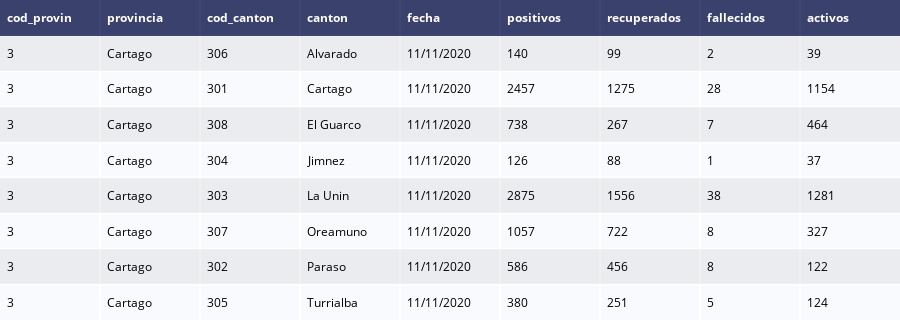

Source (notebook cell):
### Markdown cell above
**Ejercicio 01 (20%):** Mediante la función create_table() de plotly.figure_factory, despliegue las cantidades de casos (positivos, recuperados, activos y fallecidos) para los cantones de la provincia de Cartago, para la última fecha disponible. Debe desplegarse también el nombre de la provincia y del cantón.

### Code cell
# Despliegue de tabla de casos positivos mediante la función create_table() de plotly.figure_factory

ultima_fecha_tabla = ff.create_table(ultima_fecha_df
[ultima_fecha_df['provincia'] == 'Cartago'])
iplot(ultima_fecha_tabla)

### Figure 1 — Plotly figure (JSON) as saved in the notebook; plotly's stock layout.template omitted (floating-point values rounded to 4 significant figures)
{"data": [{"colorscale": [[0, "#00083e"], [0.5, "#ededee"], [1, "#ffffff"]], "hoverinfo": "none", "opacity": 0.75, "showscale": false, "type": "heatmap", "z": [[0, 0, 0, 0, 0, 0, 0, 0, 0], [0.5, 0.5, 0.5, 0.5, 0.5, 0.5, 0.5, 0.5, 0.5], [1, 1, 1, 1, 1, 1, 1, 1, 1], [0.5, 0.5, 0.5, 0.5, 0.5, 0.5, 0.5, 0.5, 0.5], [1, 1, 1, 1, 1, 1, 1, 1, 1], [0.5, 0.5, 0.5, 0.5, 0.5, 0.5, 0.5, 0.5, 0.5], [1, 1, 1, 1, 1, 1, 1, 1, 1], [0.5, 0.5, 0.5, 0.5, 0.5, 0.5, 0.5, 0.5, 0.5], [1, 1, 1, 1, 1, 1, 1, 1, 1]]}], "layout": {"annotations": [{"align": "left", "font": {"color": "#ffffff"}, "showarrow": false, "text": "<b>cod_provin</b>", "x": -0.45, "xanchor": "left", "xref": "x", "y": 0, "yref": "y"}, {"align": "left", "font": {"color": "#ffffff"}, "showarrow": false, "text": "<b>provincia</b>", "x": 0.55, "xanchor": "left", "xref": "x", "y": 0, "yref": "y"}, {"align": "left", "font": {"color": "#ffffff"}, "showarrow": false, "text": "<b>cod_canton</b>", "x": 1.55, "xanchor": "left", "xref": "x", "y": 0, "yref": "y"}, {"align": "left", "font": {"color": "#ffffff"}, "showarrow": false, "text": "<b>canton</b>", "x": 2.55, "xanchor": "left", "xref": "x", "y": 0, "yref": "y"}, {"align": "left", "font": {"color": "#ffffff"}, "showarrow": false, "text": "<b>fecha</b>", "x": 3.55, "xanchor": "left", "xref": "x", "y": 0, "yref": "y"}, {"align": "left", "font": {"color": "#ffffff"}, "showarrow": false, "text": "<b>positivos</b>", "x": 4.55, "xanchor": "left", "xref": "x", "y": 0, "yref": "y"}, {"align": "left", "font": {"color": "#ffffff"}, "showarrow": false, "text": "<b>recuperados</b>", "x": 5.55, "xanchor": "left", "xref": "x", "y": 0, "yref": "y"}, {"align": "left", "font": {"color": "#ffffff"}, "showarrow": false, "text": "<b>fallecidos</b>", "x": 6.55, "xanchor": "left", "xref": "x", "y": 0, "yref": "y"}, {"align": "left", "font": {"color": "#ffffff"}, "showarrow": false, "text": "<b>activos</b>", "x": 7.55, "xanchor": "left", "xref": "x", "y": 0, "yref": "y"}, {"align": "left", "font": {"color": "#000000"}, "showarrow": false, "text": "3", "x": -0.45, "xanchor": "left", "xref": "x", "y": 1, "yref": "y"}, {"align": "left", "font": {"color": "#000000"}, "showarrow": false, "text": "Cartago", "x": 0.55, "xanchor": "left", "xref": "x", "y": 1, "yref": "y"}, {"align": "left", "font": {"color": "#000000"}, "showarrow": false, "text": "306", "x": 1.55, "xanchor": "left", "xref": "x", "y": 1, "yref": "y"}, {"align": "left", "font": {"color": "#000000"}, "showarrow": false, "text": "Alvarado", "x": 2.55, "xanchor": "left", "xref": "x", "y": 1, "yref": "y"}, {"align": "left", "font": {"color": "#000000"}, "showarrow": false, "text": "11/11/2020", "x": 3.55, "xanchor": "left", "xref": "x", "y": 1, "yref": "y"}, {"align": "left", "font": {"color": "#000000"}, "showarrow": false, "text": "140", "x": 4.55, "xanchor": "left", "xref": "x", "y": 1, "yref": "y"}, {"align": "left", "font": {"color": "#000000"}, "showarrow": false, "text": "99", "x": 5.55, "xanchor": "left", "xref": "x", "y": 1, "yref": "y"}, {"align": "left", "font": {"color": "#000000"}, "showarrow": false, "text": "2", "x": 6.55, "xanchor": "left", "xref": "x", "y": 1, "yref": "y"}, {"align": "left", "font": {"color": "#000000"}, "showarrow": false, "text": "39", "x": 7.55, "xanchor": "left", "xref": "x", "y": 1, "yref": "y"}, {"align": "left", "font": {"color": "#000000"}, "showarrow": false, "text": "3", "x": -0.45, "xanchor": "left", "xref": "x", "y": 2, "yref": "y"}, {"align": "left", "font": {"color": "#000000"}, "showarrow": false, "text": "Cartago", "x": 0.55, "xanchor": "left", "xref": "x", "y": 2, "yref": "y"}, {"align": "left", "font": {"color": "#000000"}, "showarrow": false, "text": "301", "x": 1.55, "xanchor": "left", "xref": "x", "y": 2, "yref": "y"}, {"align": "left", "font": {"color": "#000000"}, "showarrow": false, "text": "Cartago", "x": 2.55, "xanchor": "left", "xref": "x", "y": 2, "yref": "y"}, {"align": "left", "font": {"color": "#000000"}, "showarrow": false, "text": "11/11/2020", "x": 3.55, "xanchor": "left", "xref": "x", "y": 2, "yref": "y"}, {"align": "left", "font": {"color": "#000000"}, "showarrow": false, "text": "2457", "x": 4.55, "xanchor": "left", "xref": "x", "y": 2, "yref": "y"}, {"align": "left", "font": {"color": "#000000"}, "showarrow": false, "text": "1275", "x": 5.55, "xanchor": "left", "xref": "x", "y": 2, "yref": "y"}, {"align": "left", "font": {"color": "#000000"}, "showarrow": false, "text": "28", "x": 6.55, "xanchor": "left", "xref": "x", "y": 2, "yref": "y"}, {"align": "left", "font": {"color": "#000000"}, "showarrow": false, "text": "1154", "x": 7.55, "xanchor": "left", "xref": "x", "y": 2, "yref": "y"}, {"align": "left", "font": {"color": "#000000"}, "showarrow": false, "text": "3", "x": -0.45, "xanchor": "left", "xref": "x", "y": 3, "yref": "y"}, {"align": "left", "font": {"color": "#000000"}, "showarrow": false, "text": "Cartago", "x": 0.55, "xanchor": "left", "xref": "x", "y": 3, "yref": "y"}, {"align": "left", "font": {"color": "#000000"}, "showarrow": false, "text": "308", "x": 1.55, "xanchor": "left", "xref": "x", "y": 3, "yref": "y"}, {"align": "left", "font": {"color": "#000000"}, "showarrow": false, "text": "El Guarco", "x": 2.55, "xanchor": "left", "xref": "x", "y": 3, "yref": "y"}, {"align": "left", "font": {"color": "#000000"}, "showarrow": false, "text": "11/11/2020", "x": 3.55, "xanchor": "left", "xref": "x", "y": 3, "yref": "y"}, {"align": "left", "font": {"color": "#000000"}, "showarrow": false, "text": "738", "x": 4.55, "xanchor": "left", "xref": "x", "y": 3, "yref": "y"}, {"align": "left", "font": {"color": "#000000"}, "showarrow": false, "text": "267", "x": 5.55, "xanchor": "left", "xref": "x", "y": 3, "yref": "y"}, {"align": "left", "font": {"color": "#000000"}, "showarrow": false, "text": "7", "x": 6.55, "xanchor": "left", "xref": "x", "y": 3, "yref": "y"}, {"align": "left", "font": {"color": "#000000"}, "showarrow": false, "text": "464", "x": 7.55, "xanchor": "left", "xref": "x", "y": 3, "yref": "y"}, {"align": "left", "font": {"color": "#000000"}, "showarrow": false, "text": "3", "x": -0.45, "xanchor": "left", "xref": "x", "y": 4, "yref": "y"}, {"align": "left", "font": {"color": "#000000"}, "showarrow": false, "text": "Cartago", "x": 0.55, "xanchor": "left", "xref": "x", "y": 4, "yref": "y"}, {"align": "left", "font": {"color": "#000000"}, "showarrow": false, "text": "304", "x": 1.55, "xanchor": "left", "xref": "x", "y": 4, "yref": "y"}, {"align": "left", "font": {"color": "#000000"}, "showarrow": false, "text": "Jimnez", "x": 2.55, "xanchor": "left", "xref": "x", "y": 4, "yref": "y"}, {"align": "left", "font": {"color": "#000000"}, "showarrow": false, "text": "11/11/2020", "x": 3.55, "xanchor": "left", "xref": "x", "y": 4, "yref": "y"}, {"align": "left", "font": {"color": "#000000"}, "showarrow": false, "text": "126", "x": 4.55, "xanchor": "left", "xref": "x", "y": 4, "yref": "y"}, {"align": "left", "font": {"color": "#000000"}, "showarrow": false, "text": "88", "x": 5.55, "xanchor": "left", "xref": "x", "y": 4, "yref": "y"}, {"align": "left", "font": {"color": "#000000"}, "showarrow": false, "text": "1", "x": 6.55, "xanchor": "left", "xref": "x", "y": 4, "yref": "y"}, {"align": "left", "font": {"color": "#000000"}, "showarrow": false, "text": "37", "x": 7.55, "xanchor": "left", "xref": "x", "y": 4, "yref": "y"}, {"align": "left", "font": {"color": "#000000"}, "showarrow": false, "text": "3", "x": -0.45, "xanchor": "left", "xref": "x", "y": 5, "yref": "y"}, {"align": "left", "font": {"color": "#000000"}, "showarrow": false, "text": "Cartago", "x": 0.55, "xanchor": "left", "xref": "x", "y": 5, "yref": "y"}, {"align": "left", "font": {"color": "#000000"}, "showarrow": false, "text": "303", "x": 1.55, "xanchor": "left", "xref": "x", "y": 5, "yref": "y"}, {"align": "left", "font": {"color": "#000000"}, "showarrow": false, "text": "La Unin", "x": 2.55, "xanchor": "left", "xref": "x", "y": 5, "yref": "y"}, {"align": "left", "font": {"color": "#000000"}, "showarrow": false, "text": "11/11/2020", "x": 3.55, "xanchor": "left", "xref": "x", "y": 5, "yref": "y"}, {"align": "left", "font": {"color": "#000000"}, "showarrow": false, "text": "2875", "x": 4.55, "xanchor": "left", "xref": "x", "y": 5, "yref": "y"}, {"align": "left", "font": {"color": "#000000"}, "showarrow": false, "text": "1556", "x": 5.55, "xanchor": "left", "xref": "x", "y": 5, "yref": "y"}, {"align": "left", "font": {"color": "#000000"}, "showarrow": false, "text": "38", "x": 6.55, "xanchor": "left", "xref": "x", "y": 5, "yref": "y"}, {"align": "left", "font": {"color": "#000000"}, "showarrow": false, "text": "1281", "x": 7.55, "xanchor": "left", "xref": "x", "y": 5, "yref": "y"}, {"align": "left", "font": {"color": "#000000"}, "showarrow": false, "text": "3", "x": -0.45, "xanchor": "left", "xref": "x", "y": 6, "yref": "y"}, {"align": "left", "font": {"color": "#000000"}, "showarrow": false, "text": "Cartago", "x": 0.55, "xanchor": "left", "xref": "x", "y": 6, "yref": "y"}, {"align": "left", "font": {"color": "#000000"}, "showarrow": false, "text": "307", "x": 1.55, "xanchor": "left", "xref": "x", "y": 6, "yref": "y"}, {"align": "left", "font": {"color": "#000000"}, "showarrow": false, "text": "Oreamuno", "x": 2.55, "xanchor": "left", "xref": "x", "y": 6, "yref": "y"}, {"align": "left", "font": {"color": "#000000"}, "showarrow": false, "text": "11/11/2020", "x": 3.55, "xanchor": "left", "xref": "x", "y": 6, "yref": "y"}, {"align": "left", "font": {"color": "#000000"}, "showarrow": false, "text": "1057", "x": 4.55, "xanchor": "left", "xref": "x", "y": 6, "yref": "y"}, {"align": "left", "font": {"color": "#000000"}, "showarrow": false, "text": "722", "x": 5.55, "xanchor": "left", "xref": "x", "y": 6, "yref": "y"}, {"align": "left", "font": {"color": "#000000"}, "showarrow": false, "text": "8", "x": 6.55, "xanchor": "left", "xref": "x", "y": 6, "yref": "y"}, {"align": "left", "font": {"color": "#000000"}, "showarrow": false, "text": "327", "x": 7.55, "xanchor": "left", "xref": "x", "y": 6, "yref": "y"}, {"align": "left", "font": {"color": "#000000"}, "showarrow": false, "text": "3", "x": -0.45, "xanchor": "left", "xref": "x", "y": 7, "yref": "y"}, {"align": "left", "font": {"color": "#000000"}, "showarrow": false, "text": "Cartago", "x": 0.55, "xanchor": "left", "xref": "x", "y": 7, "yref": "y"}, {"align": "left", "font": {"color": "#000000"}, "showarrow": false, "text": "302", "x": 1.55, "xanchor": "left", "xref": "x", "y": 7, "yref": "y"}, {"align": "left", "font": {"color": "#000000"}, "showarrow": false, "text": "Paraso", "x": 2.55, "xanchor": "left", "xref": "x", "y": 7, "yref": "y"}, {"align": "left", "font": {"color": "#000000"}, "showarrow": false, "text": "11/11/2020", "x": 3.55, "xanchor": "left", "xref": "x", "y": 7, "yref": "y"}, {"align": "left", "font": {"color": "#000000"}, "showarrow": false, "text": "586", "x": 4.55, "xanchor": "left", "xref": "x", "y": 7, "yref": "y"}, {"align": "left", "font": {"color": "#000000"}, "showarrow": false, "text": "456", "x": 5.55, "xanchor": "left", "xref": "x", "y": 7, "yref": "y"}, {"align": "left", "font": {"color": "#000000"}, "showarrow": false, "text": "8", "x": 6.55, "xanchor": "left", "xref": "x", "y": 7, "yref": "y"}, {"align": "left", "font": {"color": "#000000"}, "showarrow": false, "text": "122", "x": 7.55, "xanchor": "left", "xref": "x", "y": 7, "yref": "y"}, {"align": "left", "font": {"color": "#000000"}, "showarrow": false, "text": "3", "x": -0.45, "xanchor": "left", "xref": "x", "y": 8, "yref": "y"}, {"align": "left", "font": {"color": "#000000"}, "showarrow": false, "text": "Cartago", "x": 0.55, "xanchor": "left", "xref": "x", "y": 8, "yref": "y"}, {"align": "left", "font": {"color": "#000000"}, "showarrow": false, "text": "305", "x": 1.55, "xanchor": "left", "xref": "x", "y": 8, "yref": "y"}, {"align": "left", "font": {"color": "#000000"}, "showarrow": false, "text": "Turrialba", "x": 2.55, "xanchor": "left", "xref": "x", "y": 8, "yref": "y"}, {"align": "left", "font": {"color": "#000000"}, "showarrow": false, "text": "11/11/2020", "x": 3.55, "xanchor": "left", "xref": "x", "y": 8, "yref": "y"}, {"align": "left", "font": {"color": "#000000"}, "showarrow": false, "text": "380", "x": 4.55, "xanchor": "left", "xref": "x", "y": 8, "yref": "y"}, {"align": "left", "font": {"color": "#000000"}, "showarrow": false, "text": "251", "x": 5.55, "xanchor": "left", "xref": "x", "y": 8, "yref": "y"}, {"align": "left", "font": {"color": "#000000"}, "showarrow": false, "text": "5", "x": 6.55, "xanchor": "left", "xref": "x", "y": 8, "yref": "y"}, {"align": "left", "font": {"color": "#000000"}, "showarrow": false, "text": "124", "x": 7.55, "xanchor": "left", "xref": "x", "y": 8, "yref": "y"}], "height": 320, "margin": {"b": 0, "l": 0, "r": 0, "t": 0}, "xaxis": {"dtick": 1, "gridwidth": 2, "showticklabels": false, "tick0": -0.5, "ticks": "", "zeroline": false}, "yaxis": {"autorange": "reversed", "dtick": 1, "gridwidth": 2, "showticklabels": false, "tick0": 0.5, "ticks": "", "zeroline": false}}}
